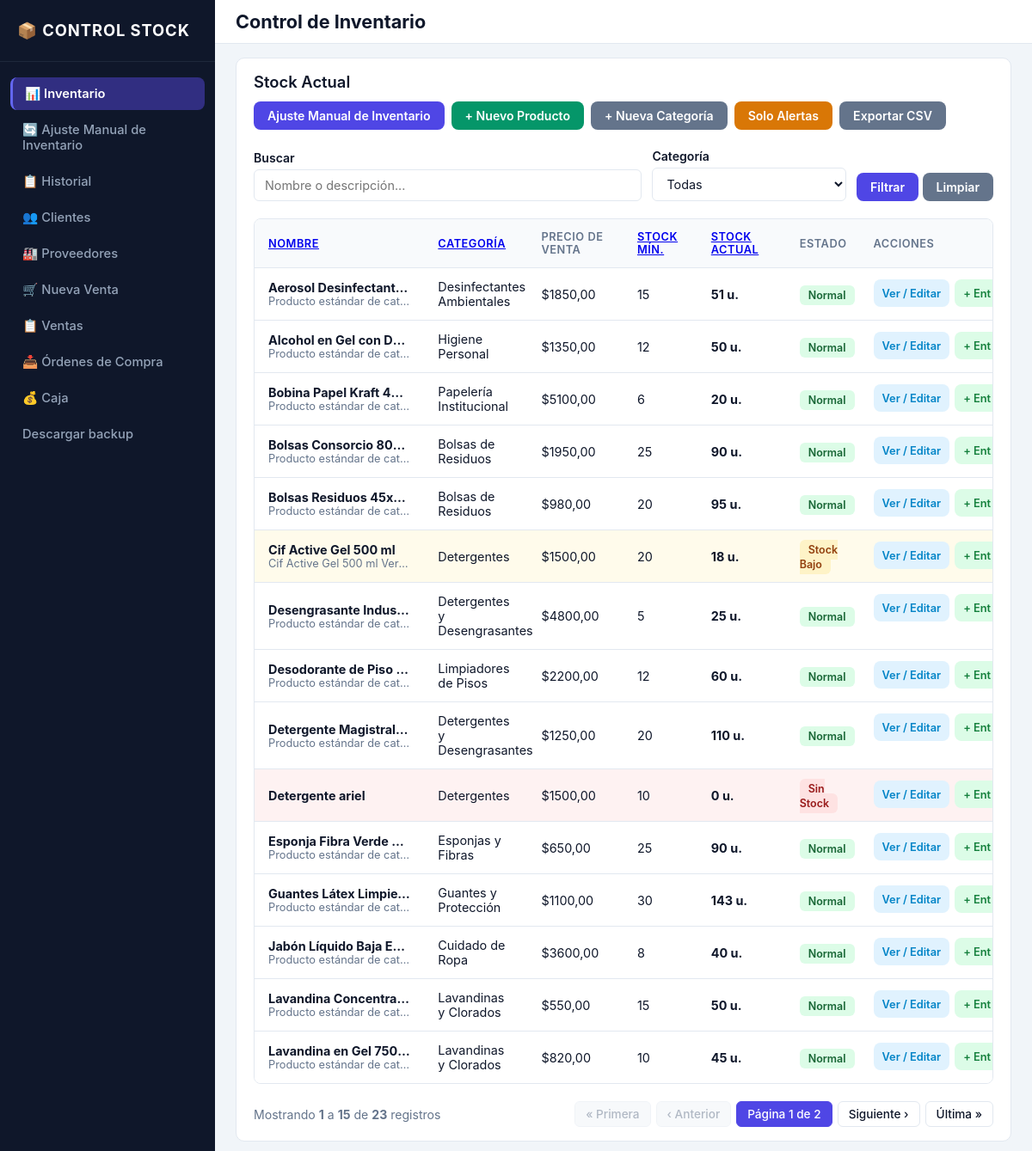
The page / on the database its author committed.
### inventario/models.py (models this page shows, shortened)
class Producto(models.Model):
    nombre = models.CharField(max_length=150, unique=True, verbose_name="Nombre")
    descripcion = models.TextField(blank=True, null=True, verbose_name="Descripcion")
    categoria = models.ForeignKey(
        Categoria, on_delete=models.PROTECT, related_name="productos",
        verbose_name="Categoria",
    )
    precio_unitario = models.DecimalField(
        max_digits=10,
        decimal_places=2,
        default=Decimal("0.00"),
        validators=[MinValueValidator(Decimal("0.00"))],
        verbose_name="Precio unitario",
    )
    stock_actual = models.PositiveIntegerField(default=0, verbose_name="Stock actual")
    stock_minimo = models.PositiveIntegerField(default=0, verbose_name="Stock minimo")
    activo = models.BooleanField(default=True, verbose_name="activo")
    fecha_creacion = models.DateTimeField(auto_now_add=True, verbose_name="Fecha de creación")
    fecha_actualizacion = models.DateTimeField(auto_now=True, verbose_name="Última actualización")
    class Meta:
        verbose_name = "Producto"
        verbose_name_plural = "Productos"
        ordering = ["nombre"]
        constraints = [
            models.CheckConstraint(
                condition=models.Q(stock_actual__gte=0),
                name="chk_stock_actual_no_negativo",
            ),
            models.CheckConstraint(
                condition=models.Q(stock_minimo__gte=0),
                name="chk_stock_minimo_no_negativo",
            ),
        ]
    @property
    def stock_bajo(self):
        return self.stock_actual <= self.stock_minimo

class Categoria(models.Model):
    nombre = models.CharField(max_length=100, unique=True, verbose_name="Nombre")
    class Meta:
        verbose_name = "Categoria"
        verbose_name_plural = "Categorias"
        ordering = ["nombre"]
    def __str__(self):
        return self.nombre

### inventario/views.py (the view)
# urls.py: path("", views.producto_list, name="producto_list"),
def producto_list(request):
    query = request.GET.get("q", "").strip()
    categoria_id = request.GET.get("categoria", "").strip()
    solo_stock_bajo = request.GET.get("stock_bajo") == "1"
    orden = request.GET.get("orden")
    dir_param = request.GET.get("dir", "asc")
    whitelist = {
        "nombre": "nombre",
        "categoria": "categoria__nombre",
        "stock_actual": "stock_actual",
        "stock_minimo": "stock_minimo",
    }
    if orden in whitelist:
        order_field = whitelist[orden]
        if dir_param == "desc":
            order_field = f"-{order_field}"
        productos = Producto.objects.filter(activo=True).select_related("categoria").order_by(order_field)
    else:
        productos = Producto.objects.filter(activo=True).select_related("categoria")
    if query:
        productos = productos.filter(
            Q(nombre__icontains=query) | Q(descripcion__icontains=query)
        )
    if categoria_id:
        productos = productos.filter(categoria_id=categoria_id)
    if solo_stock_bajo:
        productos = productos.filter(stock_actual__lte=F("stock_minimo"))
    categorias = Categoria.objects.all()
    paginator = Paginator(productos, 15)
    page_number = request.GET.get("page")
    page_obj = paginator.get_page(page_number)
    return render(
        request,
        "inventario/producto_list.html",
        {
            "productos": page_obj,
            "page_obj": page_obj,
            "categorias": categorias,
            "query": query,
            "categoria_seleccionada": categoria_id,
            "solo_stock_bajo": solo_stock_bajo,
            "orden": orden,
            "dir": dir_param,
            "producto_form": ProductoForm(),
            "categoria_form": CategoriaForm(),
        },
    )

### inventario/forms.py
class ProductoCrearForm(ProductoBaseForm):
    stock_inicial = forms.IntegerField(
        min_value=0,
        initial=0,
        required=False,
        widget=forms.NumberInput(attrs={"class": "form-control", "min": 0}),
        help_text="Stock de apertura con el que ingresa el producto al sistema (opcional).",
    )

class CategoriaForm(forms.ModelForm):
    class Meta:
        model = Categoria
        fields = ["nombre"]
        widgets = {
            "nombre": forms.TextInput(attrs={"class": "form-control", "placeholder": "Nombre de la categoría"}),
        }

### inventario/templatetags/inventario_tags.py (called while the page is built)
@register.simple_tag(takes_context=True)
def param_replace(context, **kwargs):
    request = context.get("request")
    if not request:
        return ""
    params = request.GET.copy()
    for key, value in kwargs.items():
        if value is not None and value != "":
            params[key] = value
        else:
            params.pop(key, None)
    return params.urlencode()

### templates/inventario/producto_list.html (shortened to what this page needs)
{% extends 'base.html' %}
{% load inventario_tags %}
{% block topbar_title %}Control de Inventario{% endblock %}
{% block content %}
<div class="card">
    <div class="card-header-flex">
        <h2 class="card-title">Stock Actual</h2>
        <div class="action-bar">
            <a href="{% url 'movimiento_crear' %}" class="btn btn-primary">Ajuste Manual de Inventario</a>
            <button type="button" class="btn btn-success" onclick="document.getElementById('modalProducto').showModal()">+ Nuevo Producto</button>
            <button type="button" class="btn btn-secondary" onclick="document.getElementById('modalCategoria').showModal()">+ Nueva Categoría</button>
            <a href="{% url 'producto_list' %}?stock_bajo=1" class="btn btn-warning">Solo Alertas</a>
            <a href="{% url 'export_csv' %}?{{ request.GET.urlencode }}" class="btn btn-secondary">Exportar CSV</a>
        </div>
    </div>
    <form method="get" class="filter-form">
        <div class="filter-input-main">
            <label class="form-label">Buscar</label>
            <input type="text" name="q" value="{{ query }}" placeholder="Nombre o descripción..." class="form-control">
        </div>
        <div class="filter-input-sec">
            <label class="form-label">Categoría</label>
            <select name="categoria" class="form-control">
                <option value="">Todas</option>
            </select>
        </div>
        <div>
            <button type="submit" class="btn btn-primary">Filtrar</button>
            <a href="{% url 'producto_list' %}" class="btn btn-secondary">Limpiar</a>
        </div>
    </form>
    <div class="table-responsive">
        <table class="catalog-table">
            <colgroup>
                <col class="catalog-name-col">
                <col class="catalog-category-col">
                <col class="catalog-price-col">
                <col class="catalog-minimum-col">
                <col class="catalog-stock-col">
                <col class="catalog-status-col">
                <col class="catalog-actions-col">
            </colgroup>
            <thead>
                <tr>
                    <th>
                        {% if orden == 'nombre' and dir == 'asc' %}
                            <a href="?{% param_replace orden='nombre' dir='desc' %}" class="sortable active-sort">Nombre ↑</a>
                        {% else %}
                            <a href="?{% param_replace orden='nombre' dir='asc' %}" class="sortable{% if orden == 'nombre' %} active-sort{% endif %}">Nombre {% if orden == 'nombre' %}↓{% endif %}</a>
                        {% endif %}
                    </th>
                    <th>
                        {% if orden == 'categoria' and dir == 'asc' %}
                            <a href="?{% param_replace orden='categoria' dir='desc' %}" class="sortable active-sort">Categoría ↑</a>
                        {% else %}
                            <a href="?{% param_replace orden='categoria' dir='asc' %}" class="sortable{% if orden == 'categoria' %} active-sort{% endif %}">Categoría {% if orden == 'categoria' %}↓{% endif %}</a>
                        {% endif %}
                    </th>
                    <th>Precio de venta</th>
                    <th>
                        {% if orden == 'stock_minimo' and dir == 'asc' %}
                            <a href="?{% param_replace orden='stock_minimo' dir='desc' %}" class="sortable active-sort">Stock Mín. ↑</a>
                        {% else %}
                            <a href="?{% param_replace orden='stock_minimo' dir='asc' %}" class="sortable{% if orden == 'stock_minimo' %} active-sort{% endif %}">Stock Mín. {% if orden == 'stock_minimo' %}↓{% endif %}</a>
                        {% endif %}
                    </th>
                    <th>
                        {% if orden == 'stock_actual' and dir == 'asc' %}
                            <a href="?{% param_replace orden='stock_actual' dir='desc' %}" class="sortable active-sort">Stock Actual ↑</a>
                        {% else %}
                            <a href="?{% param_replace orden='stock_actual' dir='asc' %}" class="sortable{% if orden == 'stock_actual' %} active-sort{% endif %}">Stock Actual {% if orden == 'stock_actual' %}↓{% endif %}</a>
                        {% endif %}
                    </th>
                    <th>Estado</th>
                    <th>Acciones</th>
                </tr>
            </thead>
            <tbody>
                {% for p in productos %}
                <tr class="{% if p.stock_actual == 0 %}row-sin-stock{% elif p.stock_bajo %}row-stock-bajo{% else %}row-normal{% endif %}">
                    <td>
                        <strong class="product-name">{{ p.nombre }}</strong>
                        {% if p.descripcion %}
                            <div class="product-description" title="{{ p.descripcion }}">{{ p.descripcion }}</div>
                        {% endif %}
                    </td>
                    <td>{{ p.categoria.nombre|default:"Sin categoría" }}</td>
                    <td class="text-nowrap">${{ p.precio_unitario }}</td>
                    <td>{{ p.stock_minimo }}</td>
                    <td><strong>{{ p.stock_actual }} u.</strong></td>
                    <td>
                        {% if p.stock_actual == 0 %}
                            <span class="badge badge-danger">Sin Stock</span>
                        {% elif p.stock_bajo %}
                            <span class="badge badge-warning">Stock Bajo</span>
                        {% else %}
                            <span class="badge badge-success">Normal</span>
                        {% endif %}
                    </td>
                    <td class="acciones-col">
                        <a href="{% url 'producto_editar' p.id %}" class="btn btn-soft-primary btn-sm">Ver / Editar</a>
                        <a href="{% url 'movimiento_crear' %}?producto={{ p.id }}&tipo=INGRESO_EXTRAORDINARIO" class="btn btn-soft-success btn-sm" title="Registrar un ingreso extraordinario; las compras se registran en Órdenes de Compra">+ Ent</a>
                    </td>
                </tr>
                {% empty %}
                <tr>
                    <td colspan="7" class="empty-row">No se encontraron productos registrados.</td>
                </tr>
                {% endfor %}
            </tbody>
        </table>
    </div>
    {% include 'inventario/includes/pagination.html' %}
</div>
{% endblock %}

### rows shown on the page
Producto: nombre "Aerosol Desinfectant…", descripcion "Producto estándar de cat…", categoria.nombre "Desinfectantes Ambientales", precio_unitario "1850,00", stock_minimo "15", stock_actual "51", shows "Normal"
Producto: nombre "Alcohol en Gel con D…", descripcion "Producto estándar de cat…", categoria.nombre "Higiene Personal", precio_unitario "1350,00", stock_minimo "12", stock_actual "50", shows "Normal"
Producto: nombre "Bobina Papel Kraft 4…", descripcion "Producto estándar de cat…", categoria.nombre "Papelería Institucional", precio_unitario "5100,00", stock_minimo "6", stock_actual "20", shows "Normal"
Producto: nombre "Bolsas Consorcio 80…", descripcion "Producto estándar de cat…", categoria.nombre "Bolsas de Residuos", precio_unitario "1950,00", stock_minimo "25", stock_actual "90", shows "Normal"
Producto: nombre "Bolsas Residuos 45x…", descripcion "Producto estándar de cat…", categoria.nombre "Bolsas de Residuos", precio_unitario "980,00", stock_minimo "20", stock_actual "95", shows "Normal"
Producto: nombre "Cif Active Gel 500 ml", descripcion "Cif Active Gel 500 ml Ver…", categoria.nombre "Detergentes", precio_unitario "1500,00", stock_minimo "20", stock_actual "18", shows "Stock Bajo"
Producto: nombre "Desengrasante Indus…", descripcion "Producto estándar de cat…", categoria.nombre "Detergentes y Desengrasantes", precio_unitario "4800,00", stock_minimo "5", stock_actual "25", shows "Normal"
Producto: nombre "Desodorante de Piso…", descripcion "Producto estándar de cat…", categoria.nombre "Limpiadores de Pisos", precio_unitario "2200,00", stock_minimo "12", stock_actual "60", shows "Normal"
Producto: nombre "Detergente Magistral…", descripcion "Producto estándar de cat…", categoria.nombre "Detergentes y Desengrasantes", precio_unitario "1250,00", stock_minimo "20", stock_actual "110", shows "Normal"
Producto: nombre "Detergente ariel", categoria.nombre "Detergentes", precio_unitario "1500,00", stock_minimo "10", stock_actual "0", shows "Sin Stock"
Producto: nombre "Esponja Fibra Verde…", descripcion "Producto estándar de cat…", categoria.nombre "Esponjas y Fibras", precio_unitario "650,00", stock_minimo "25", stock_actual "90", shows "Normal"
Producto: nombre "Guantes Látex Limpie…", descripcion "Producto estándar de cat…", categoria.nombre "Guantes y Protección", precio_unitario "1100,00", stock_minimo "30", stock_actual "143", shows "Normal"
Producto: nombre "Jabón Líquido Baja E…", descripcion "Producto estándar de cat…", categoria.nombre "Cuidado de Ropa", precio_unitario "3600,00", stock_minimo "8", stock_actual "40", shows "Normal"
Producto: nombre "Lavandina Concentra…", descripcion "Producto estándar de cat…", categoria.nombre "Lavandinas y Clorados", precio_unitario "550,00", stock_minimo "15", stock_actual "50", shows "Normal"
Producto: nombre "Lavandina en Gel 750…", descripcion "Producto estándar de cat…", categoria.nombre "Lavandinas y Clorados", precio_unitario "820,00", stock_minimo "10", stock_actual "45", shows "Normal"

### other values the page prints
{{ page_obj.start_index }} "1"
{{ page_obj.end_index }} "15"
{{ page_obj.paginator.count }} "23"
{{ page_obj.number }} "1"
{{ page_obj.paginator.num_pages }} "2"
